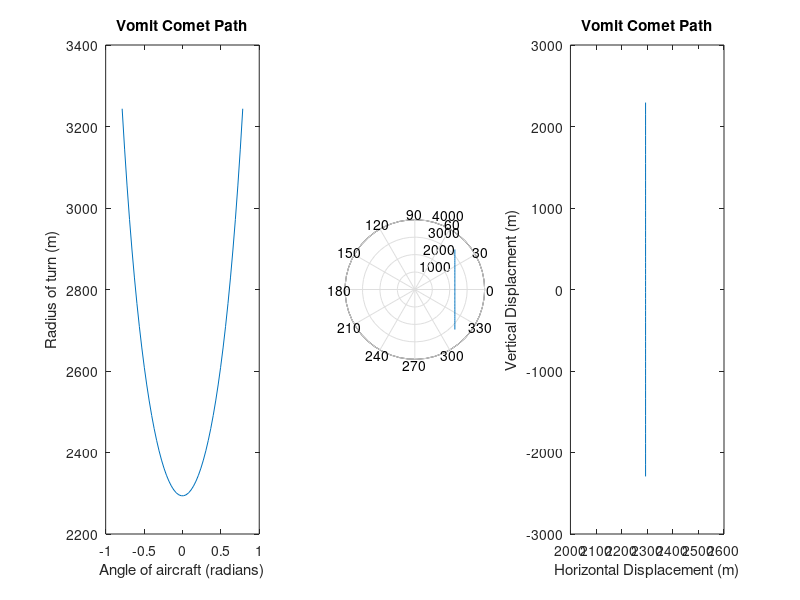

This figure's MATLAB source:
v = 150; % m/s (assumed to be constant)
g = 9.81; % acceleration due to gravity

theta = linspace(-pi/4, pi/4, 50); % angles the aircraft rotates about
R = (v^2)./(g*cos(theta)); % solving for zero apparent weight of aircraft radius (i.e. weightlessness)

figure
subplot(1,3,1)
plot(theta, R)
title('Vomit Comet Path');
ylabel('Radius of turn (m)');
xlabel('Angle of aircraft (radians)');
subplot(1,3,2)
polar(theta, R);
subplot(1,3,3)
plot(R.*cos(theta), R.*sin(theta));
title('Vomit Comet Path');
xlabel('Horizontal Displacement (m)');
ylabel('Vertical Displacment (m)');